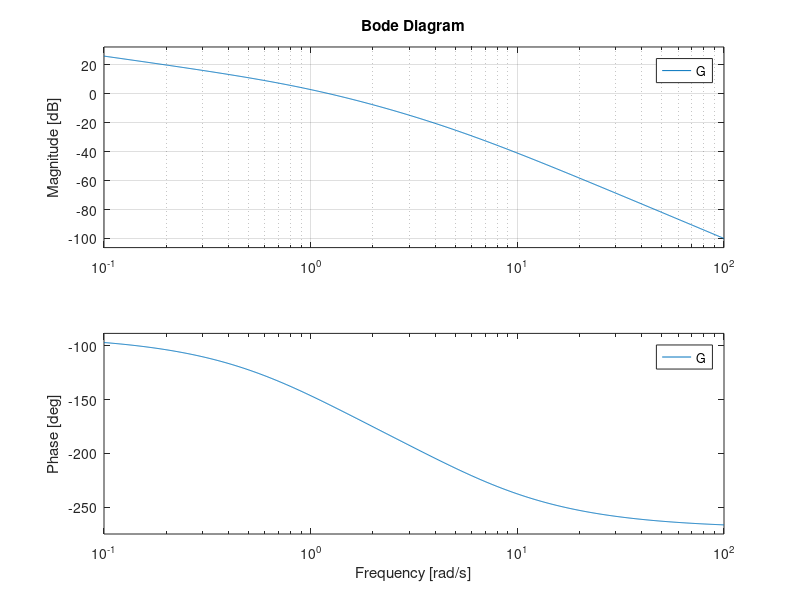

Recreate this plot in MATLAB.
% clear everything
close all
clear all
clc

% Example Transfer Function: G(s) = 10/s(s+1)(s+5)

% Numerator
num = [10];
% Denominator: get the coefficients by multiplying the factors s * (s+1) * (s+5)
den = [1 6 5 0];

% Transfer Function
G = tf(num, den)

% Plot Frequency Response
bode(G), grid 
